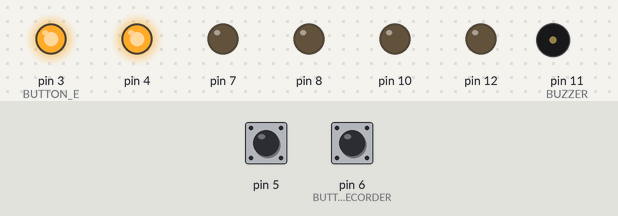
Simulated run of this sketch. Board: Arduino Uno, built with avr-gcc and run on an emulated ATmega328P. On the bench: output pins drawn as LEDs (lit = HIGH), buzzer (waves = sounding). The test bench sets the inputs (shaded band); at power-on: pin 5 LOW, pin 6 (BUTTON_RECORDER) LOW.

Above: at 1.2 s.
1.3 s: pin 5 driven HIGH
At 1.6 s:
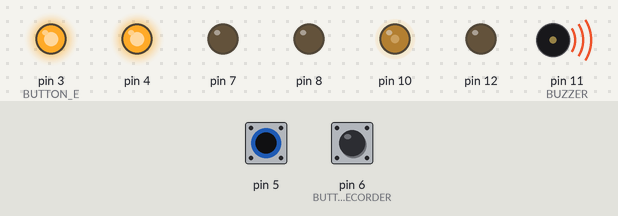
2.8 s: pin 6 (BUTTON_RECORDER) pulled HIGH for 0.15 s
At 4.0 s:
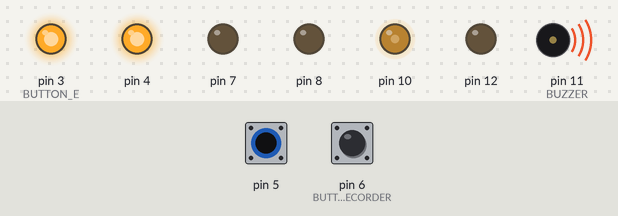
4.4 s: pin 6 (BUTTON_RECORDER) pulled HIGH for 1 s
At 5.1 s:
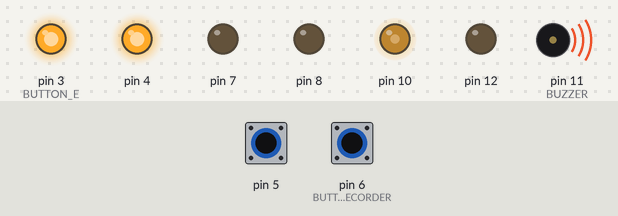
6.9 s: pin 5 pulsed LOW 5 times (0.12 s each, 0.3 s apart)
At 7.17 s:
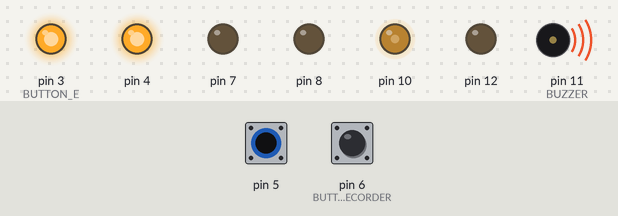
9.9 s: pin 6 (BUTTON_RECORDER) pulled HIGH for 3.2 s
At 10.6 s:
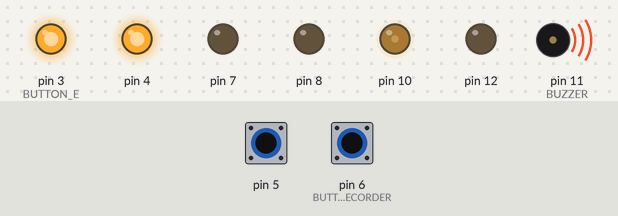
Timing chart, 0 to 12.9 s (numbered marks = the images above; inputs shaded):
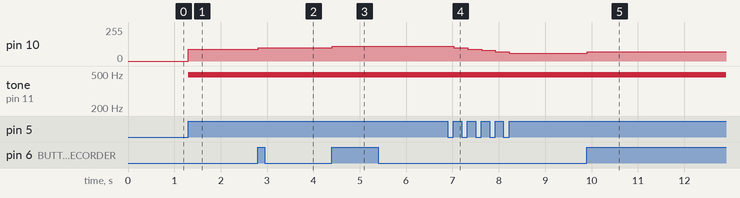

The sketch:

PWM.ino
```cpp
// the setup function runs once when you press reset or power the board
int buttonStatus1;
int buttonStatus2;
int value = 100;

void buckAW(int mode, int offset) {
	if (mode == 1) {
		if (value + offset <= 255) {
			value += offset;
			for (int i = 9; i <= 11; i++) {
				analogWrite(i, value);
			}
		}
	}
    else{
		if (value - offset >= 0) {
			value -= offset;
			for (int i = 9; i <= 11; i++) {
				analogWrite(i, value);
			}
		}
    }
}

void setup() {
	// initialize digital pin 13 as an output.
	for (int i = 7; i <= 12; i++) {
		pinMode(i, OUTPUT);
	}
	pinMode(3, OUTPUT);
	digitalWrite(3, HIGH);
	pinMode(4, OUTPUT);
	digitalWrite(4, HIGH);
	pinMode(6, INPUT);
	buttonStatus1 = digitalRead(6);
	pinMode(5, INPUT);
	buttonStatus2 = digitalRead(5);
}


// the loop function runs over and over again forever
void loop() {
	if (digitalRead(6) == HIGH && buttonStatus1 == LOW) {
		buckAW(1, 10);

	}
	buttonStatus1 = digitalRead(6);
	if (digitalRead(5) == HIGH && buttonStatus2 == LOW) {
		buckAW(0, 10);
	}
	buttonStatus2 = digitalRead(5);
	delay(10);
}
```

Buzzer_Recorder.cpp
```cpp
#define BUZZER 9
#define BUTTON_RECORDER 6
#define LIGHT 13
#define BUTTON_C 1
#define BUTTON_D 2
#define BUTTON_E 3
#define NOTE_C 330
#define NOTE_D 350
#define NOTE_E 393
#define MAX_NOTES 100
#define RECORD_MODE 1
#define PLAYBACK_MODE 0
#define PRESSED 1
#define RELEASED 0
#define CLOCK_DELAY 30

long clocks = 0;

typedef struct Note {
	int button;
	int key;
	int len;
	Note() {
		button = 0;
		key = 0;
		len = 0;
	}
	Note(int _button, int _key, int _len) {
		button = _button;
		key = _key;
		len = _len;
	}
};

class Recorder {
      private:
	Note *notes;
	int mode;
	int storedCount;
	Note lastNote;

      public:
	Recorder() {
		defineMode();
		erase();
		lastNote = Note();
	}

	int Light(int pin, int status) {
		digitalWrite(pin, status);
	}

	int getButtonStatus(int pin) {
		if (digitalRead(pin) == HIGH)
			return RELEASED;
		else
			return PRESSED;
	}

	int defineMode() {
		mode = getButtonStatus(BUTTON_RECORDER) == PRESSED ? RECORD_MODE : PLAYBACK_MODE;
		return mode;
	}

	void addOneClock(Note note) {
		if (storedCount == MAX_NOTES)
			return;
		else {
			if (notes[storedCount].key == note.key) {
				notes[storedCount].len++;
				Buzzer(note);
			} else {
				storedCount++;
				notes[storedCount] = note;
				Buzzer(note);
			}
		}
	}

	void Buzzer(Note note) {
		Serial.println("Buzzer");
		if (note.key == 0) {
			noTone(lastNote.button);
			return;
		} else {
			if (lastNote.key != note.key) {
				noTone(lastNote.button);
				tone(BUZZER, note.key);
				lastNote = note;
			} else {
				lastNote = note;
			}
		}
	}

	void recordNext() {
		if (getButtonStatus(BUTTON_C) == PRESSED) {
			addOneClock(Note(BUTTON_C, NOTE_C, 0));
		} else if (getButtonStatus(BUTTON_D) == PRESSED) {
			addOneClock(Note(BUTTON_D, NOTE_D, 0));
		} else if (getButtonStatus(BUTTON_E) == PRESSED) {
			addOneClock(Note(BUTTON_E, NOTE_E, 0));
		} else {
			addOneClock(Note());
		}
	}

	void playNext() {
	}

	void erase() {
		delete notes;
		notes = new Note[MAX_NOTES];
		storedCount = 0;
	}

	void Operate() {
		Serial.println(mode);
		if (defineMode() == RECORD_MODE) {
			if (clocks % 50 < 25) {
				Light(LIGHT, 1);
			} else {
				Light(LIGHT, 0);
			}
			recordNext();
		} else if (defineMode() == PLAYBACK_MODE) {
			Light(LIGHT, 0);
		}
	}
};

void setup() {
	pinMode(BUTTON_C, INPUT_PULLUP);
	pinMode(BUTTON_D, INPUT_PULLUP);
	pinMode(BUTTON_E, INPUT_PULLUP);
	pinMode(BUTTON_RECORDER, INPUT_PULLUP);
	pinMode(BUZZER, OUTPUT);
	pinMode(BUTTON_RECORDER, OUTPUT);
	pinMode(LIGHT, OUTPUT);
	Serial.begin(115200);
}

Recorder recorder;

void loop() {
	clocks++;
	recorder.Operate();
	delay(CLOCK_DELAY);
}
```

Buzzer_recorder.ino.cpp
```cpp
#define BUZZER 11
#define BUTTON_RECORDER 9
#define NOTE_C 330
#define NOTE_D 350
#define NODE_E 393
#define RECORD_MODE 1
#define PLAYBACK_MODE 0
#define PRESSED 1
#define RELEASED 0
#define CLOCK 30

typedef struct Note {
  int key;
  int len;
};


class Recorder {
  Note* notes;
  int mode = RECORD_MODE;
  Recorder() {
	  notes = new Note[100];
  }

  int getButtonStatus(int pin) {
  if (digitalRead(pin) == HIGH)
    return RELEASED;
  else
    return PRESSED;
}
  void defineMode(){
	mode = getButtonStatus(BUTTON_RECORDER) == PRESSED ? RECORD_MODE : PLAYBACK_MODE;
  }

  void Record(){

  }
};

void setup() {
  pinMode(1, INPUT_PULLUP);
  pinMode(2, INPUT_PULLUP);
  pinMode(3, INPUT_PULLUP);
  pinMode(6, INPUT_PULLUP);
  pinMode(BUZZER, OUTPUT);
  pinMode(BUTTON_RECORDER, OUTPUT);
}

void loop() {}
```

Measured:
- after the input at 1.3 s, pin 10: 0/255 → 90/255 at once; tone on pin 11 (BUZZER): silent → 490 Hz at once
- after the input at 2.8 s, pin 10: 90/255 → 100/255 at once
- after the input at 4.4 s, pin 10: 100/255 → 110/255 at once
- after the input at 6.9 s, pin 10: moves from 110/255 to 60/255 over 1.2 s, starting after 0.13 s
- after the input at 9.9 s, pin 10: 60/255 → 70/255 at once
